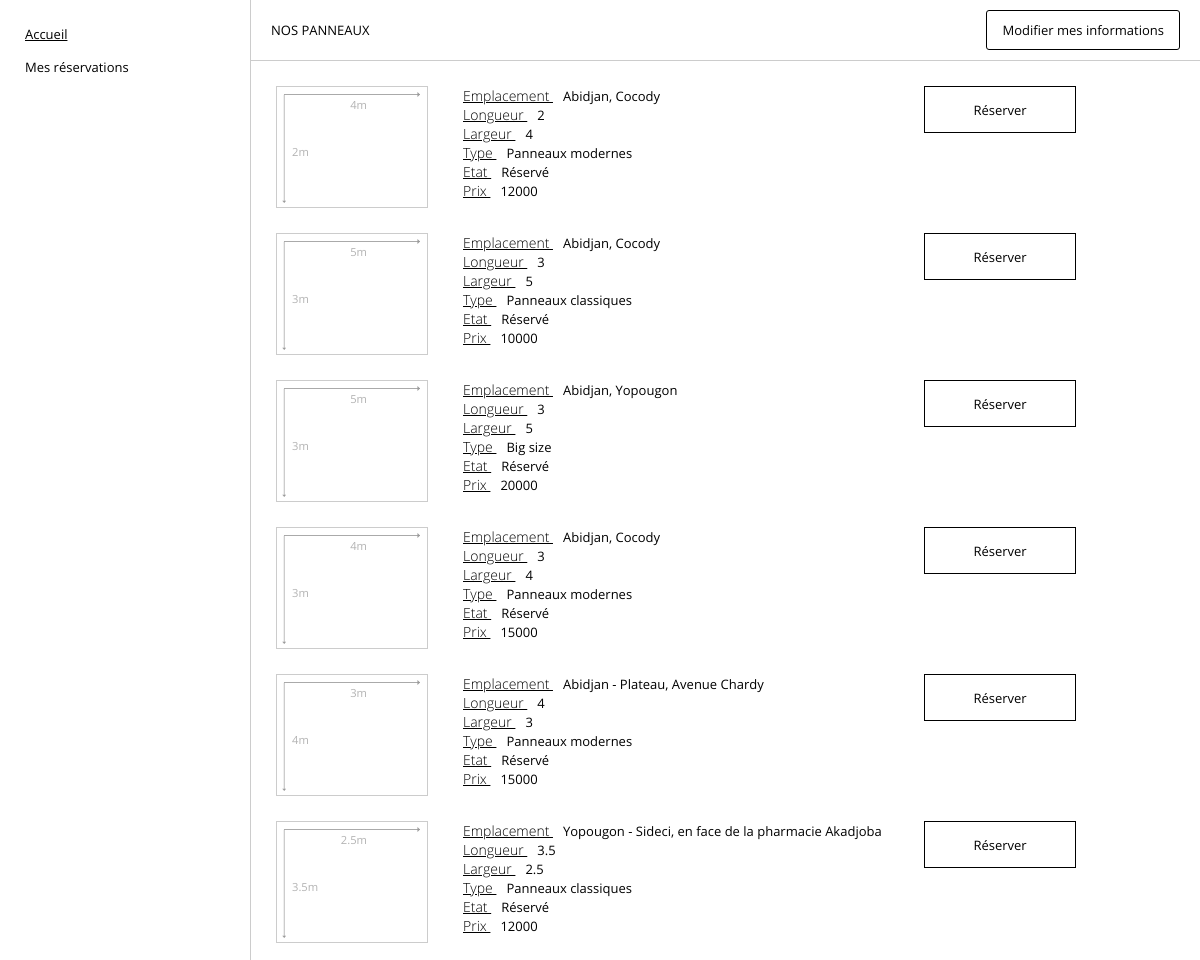
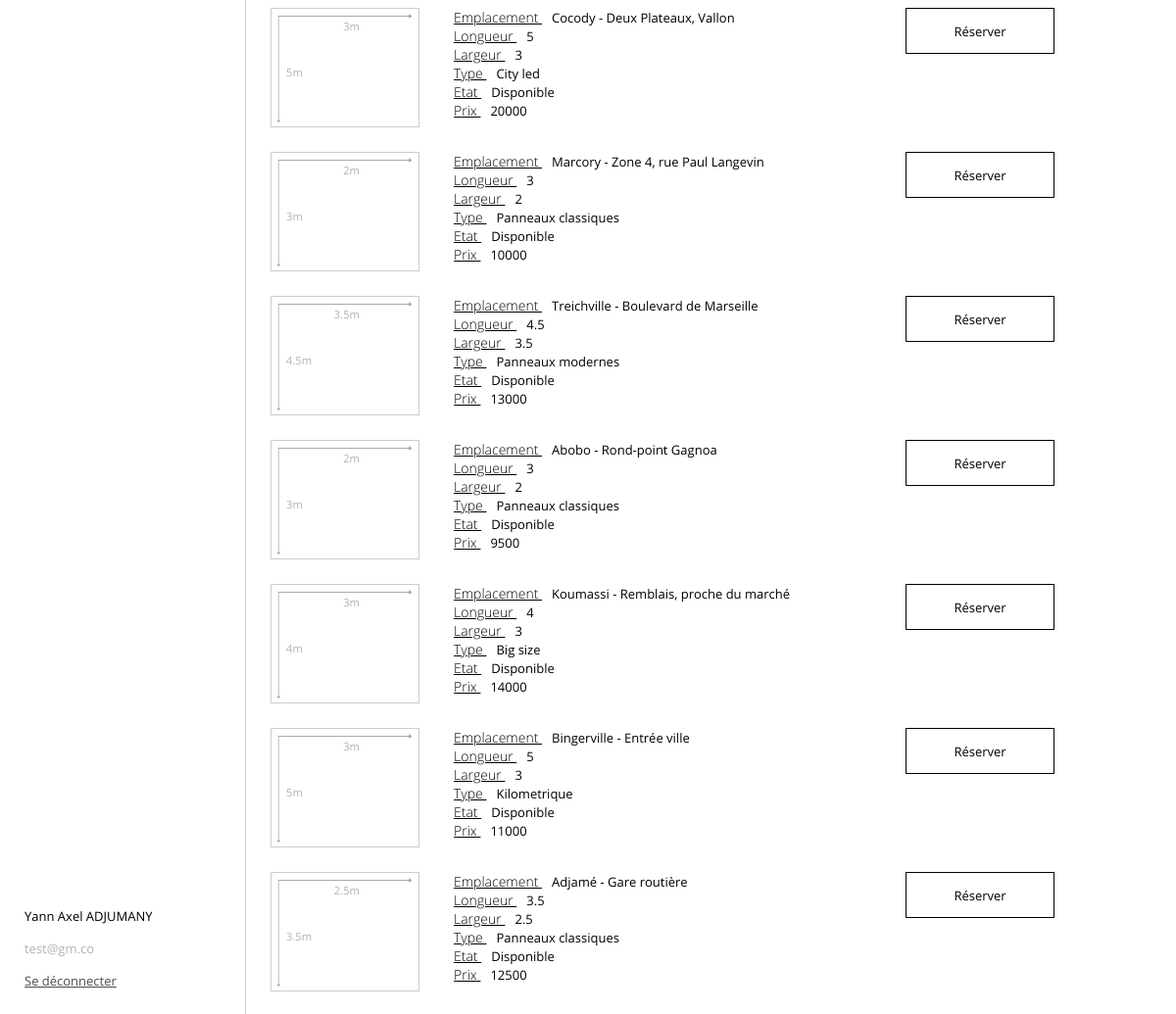
Page /views/client/espace.php (signed in) on the committed database (2 pictures, top to bottom).
### tables this page shows
CREATE TABLE IF NOT EXISTS `panneau` (
  `id` int NOT NULL AUTO_INCREMENT,
  `emplacement` varchar(100) NOT NULL,
  `longueur` float NOT NULL,
  `largeur` float NOT NULL,
  `type` varchar(25) NOT NULL,
  `etat` varchar(25) NOT NULL,
  `prix` int NOT NULL,
  `description` text NOT NULL,
  `reservation_id` int NOT NULL,
  PRIMARY KEY (`id`),
  KEY `reservation_id` (`reservation_id`)
);

### app/models/uri.php (called while the page is built)
<?php
$baseUrls = [
    "index" => "http://localhost/ad_panel/",
    "authenticate" => "http://localhost/ad_panel/views/authentication.php",
    "espace" => "http://localhost/ad_panel/views/client/espace.php",
    "mreservations" => "http://localhost/ad_panel/views/client/mes-reservations.php",
    "mmessages" => "",
    "mhistorique" => "",
    "reserver" => "http://localhost/ad_panel/views/reservation/faire-reservation.php",
    "modifier-reservation" => "http://localhost/ad_panel/views/reservation/update.php",
];

### views/panneau/panneauxList.php (the view)
<?php
require_once "../../app/connect.php";
require_once "../../app/models/uri.php";
$query = "select * from panneau where reservation_id=0";
$result = $cnx->query($query);
$rows = $result->fetch_all(MYSQLI_ASSOC);
?>
<div class="panelList">
    <?php if (count($rows) > 0): ?>
        <?php foreach ($rows as $row): ?>
            <div class="panel">
                <div style="display: flex; gap: 35px">
                    <div class="panel-display" data-long="<?= $row['longueur'] . "m" ?>"
                         data-larg="<?= $row['largeur'] . "m" ?>">
                        <img src="../../public/svg/arrow.svg" alt="icon" class="perim-icon top" width="170">
                        <img src="../../public/svg/arrow.svg" alt="icon" class="perim-icon left" width="135">
                    </div>
                    <ul class="panel-detail">
                        <?php foreach (array_slice($row, 1, count($row) - 3) as $key => $value): ?>
                            <li>
                                <span class="subtitle"><?= ucfirst($key) ?> </span>
                                <span style="font-weight: 400"><?= $value ?></span>
                            </li>
                        <?php endforeach; ?>
                    </ul>
                </div>
                <a <?= $row['reservation_id'] == 0 ? 'href=' . $baseUrls['reserver'] . "?panel=" . $row['id'] : '' ?>
                        style="
                                border: 1px solid <?= $row['reservation_id'] == 0 ? '#000' : '#a60000' ?>;
                                width: 150px; height: 45px; background: #fff; display: flex; justify-content: center; align-items: center;
                                color: <?= $row['reservation_id'] == 0 ? '#000' : '#a60000' ?>; text-decoration: none !important;
                                cursor: <?= $row['reservation_id'] == 0 ? 'pointer' : 'not-allowed' ?>;
                                min-width: 100px
                                "
                >
                    <?= $row['reservation_id'] == 0 ? 'Réserver' : 'Indisponible' ?>
                </a>
            </div>
        <?php endforeach; ?>
    <?php else: ?>
        <span>Aucun panneau disponible pour l'instant</span>
    <?php endif; ?>
</div>

### public/css/style.css (style rules this page uses)
body { font-family: "Literata", "Montserrat", "Open Sans", serif; font-size: 13px; margin: 0; padding: 0; }
a { color: #000000; text-decoration: underline !important; }

### public/css/global.css (style rules this page uses)
:root { --mtn-color: rgba(255, 221, 38, 0.89); --mtn-bgcolor: rgba(255, 221, 38, 0.35); --wave-color: rgba(60, 167, 255, 0.89); --wave-bgcolor: rgba(60, 167, 255, 0.35); --orange-color: orange; --orange-bgcolor: rgba(255, 165, 0, 0.35); }

### public/css/layout.css (style rules this page uses)
.layout .content .content-block .subtitle { font-weight: 200; text-decoration: underline; font-size: 14px; margin-right: 10px; }
.layout .content .content-block .panel-display { min-width: 150px; width: 150px; min-height: 120px; height: 120px; border: 1px solid #cccccc; position: relative; }
.layout .content .content-block .panel-display::before, .panel-display::after { font-size: .7rem; color: #b3b3b3; position: absolute; }
.layout .content .content-block .panelList { display: flex; flex-direction: column; width: 100%; gap: 25px; }
.panelList .panel { display: flex; justify-content: space-between; max-width: 800px; }
.panelList .panel ul { min-width: 300px; margin: 0; padding: 0; list-style-type: none; height: 120px; }
.panel-display .perim-icon.top { position: absolute; top: -35px; right: -10px; }
.panel-display .perim-icon.left { position: absolute; transform: rotate(90deg); left: -60px; bottom: 25px; }
.panel-display::before { content: attr(data-long); bottom: 40%; left: 15px; }
.panel-display::after { content: attr(data-larg); right: 40%; top: 10px; }

### rows in the picture
panneau: key "Emplacement", emplacement "Abidjan, Cocody", key "Longueur", longueur "2", key "Largeur", largeur "4", key "Type", type "Panneaux modernes", key "Etat", etat "Réservé", key "Prix", prix "12000", shows "Réserver"
panneau: key "Emplacement", emplacement "Abidjan, Cocody", key "Longueur", longueur "3", key "Largeur", largeur "5", key "Type", type "Panneaux classiques", key "Etat", etat "Réservé", key "Prix", prix "10000", shows "Réserver"
panneau: key "Emplacement", emplacement "Abidjan, Yopougon", key "Longueur", longueur "3", key "Largeur", largeur "5", key "Type", type "Big size", key "Etat", etat "Réservé", key "Prix", prix "20000", $row['id'] 4 (drawn), shows "Réserver"
panneau: key "Emplacement", emplacement "Abidjan, Cocody", key "Longueur", longueur "3", key "Largeur", largeur "4", key "Type", type "Panneaux modernes", key "Etat", etat "Réservé", key "Prix", prix "15000", shows "Réserver"
panneau: key "Emplacement", emplacement "Abidjan - Plateau, Avenue Chardy", key "Longueur", longueur "4", key "Largeur", largeur "3", key "Type", type "Panneaux modernes", key "Etat", etat "Réservé", key "Prix", prix "15000", shows "Réserver"
panneau: key "Emplacement", emplacement "Yopougon - Sideci, en face de la pharmacie Akadjoba", key "Longueur", longueur "3.5", key "Largeur", largeur "2.5", key "Type", type "Panneaux classiques", key "Etat", etat "Réservé", key "Prix", prix "12000", shows "Réserver"
panneau: key "Emplacement", emplacement "Cocody - Deux Plateaux, Vallon", key "Longueur", longueur "5", key "Largeur", largeur "3", key "Type", type "City led", key "Etat", etat "Disponible", key "Prix", prix "20000", shows "Réserver"
panneau: key "Emplacement", emplacement "Marcory - Zone 4, rue Paul Langevin", key "Longueur", longueur "3", key "Largeur", largeur "2", key "Type", type "Panneaux classiques", key "Etat", etat "Disponible", key "Prix", prix "10000", shows "Réserver"
panneau: key "Emplacement", emplacement "Treichville - Boulevard de Marseille", key "Longueur", longueur "4.5", key "Largeur", largeur "3.5", key "Type", type "Panneaux modernes", key "Etat", etat "Disponible", key "Prix", prix "13000", shows "Réserver"
panneau: key "Emplacement", emplacement "Abobo - Rond-point Gagnoa", key "Longueur", longueur "3", key "Largeur", largeur "2", key "Type", type "Panneaux classiques", key "Etat", etat "Disponible", key "Prix", prix "9500", shows "Réserver"
panneau: key "Emplacement", emplacement "Koumassi - Remblais, proche du marché", key "Longueur", longueur "4", key "Largeur", largeur "3", key "Type", type "Big size", key "Etat", etat "Disponible", key "Prix", prix "14000", shows "Réserver"
panneau: key "Emplacement", emplacement "Bingerville - Entrée ville", key "Longueur", longueur "5", key "Largeur", largeur "3", key "Type", type "Kilometrique", key "Etat", etat "Disponible", key "Prix", prix "11000", shows "Réserver"
panneau: key "Emplacement", emplacement "Adjamé - Gare routière", key "Longueur", longueur "3.5", key "Largeur", largeur "2.5", key "Type", type "Panneaux classiques", key "Etat", etat "Disponible", key "Prix", prix "12500", $row['id'] 15 (drawn), shows "Réserver"

### other values in the picture
$user['firstname'] "Yann Axel"
$user['lastname'] "ADJUMANY"
$user['email'] "test@gm.co"
$title "NOS PANNEAUX"
$bTitle "Modifier mes informations"
